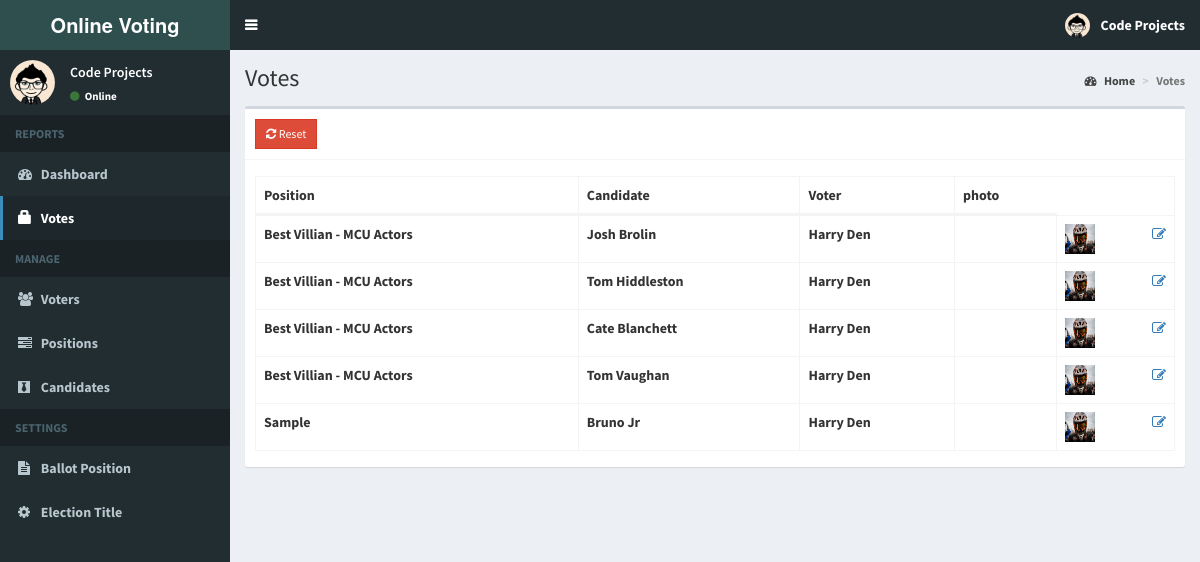
Screenshot of /admin/votes.php (signed in) with the database file from the repository.
### tables this page shows
CREATE TABLE IF NOT EXISTS `votes` (
`id` int(11) NOT NULL,
  `voters_id` int(11) NOT NULL,
  `candidate_id` int(11) NOT NULL,
  `photo` varchar(150) NOT NULL,
  `position_id` int(11) NOT NULL
);

CREATE TABLE IF NOT EXISTS `positions` (
`id` int(11) NOT NULL,
  `description` varchar(50) NOT NULL,
  `max_vote` int(11) NOT NULL,
  `priority` int(11) NOT NULL
);

CREATE TABLE IF NOT EXISTS `candidates` (
`id` int(11) NOT NULL,
  `position_id` int(11) NOT NULL,
  `firstname` varchar(30) NOT NULL,
  `lastname` varchar(30) NOT NULL,
  `photo` varchar(150) NOT NULL,
  `mobile_no` varchar(10) NOT NULL,
  `platform` text NOT NULL
);

CREATE TABLE IF NOT EXISTS `voters` (
`id` int(11) NOT NULL,
  `voters_id` varchar(15) NOT NULL,
  `password` varchar(60) NOT NULL,
  `firstname` varchar(30) NOT NULL,
  `lastname` varchar(30) NOT NULL,
  `mobile_no` varchar(10) NOT NULL,
  `photo` varchar(150) NOT NULL
);

### admin/includes/session.php (called while the page is built, shortened)
<?php
	include 'includes/conn.php';
	$sql = "SELECT * FROM admin WHERE id = '".$_SESSION['admin']."'";
	$query = $conn->query($sql);
	$user = $query->fetch_assoc();
?>

### admin/votes.php (the view, shortened to what this page needs)
<?php include 'includes/session.php'; ?>
<?php include 'includes/header.php'; ?>
<body class="hold-transition skin-blue sidebar-mini">
<div class="wrapper">
  <?php include 'includes/navbar.php'; ?>
  <?php include 'includes/menubar.php'; ?>
  <div class="content-wrapper">
    <section class="content-header">
      <h1>
        Votes
      </h1>
      <ol class="breadcrumb">
        <li><a href="#"><i class="fa fa-dashboard"></i> Home</a></li>
        <li class="active">Votes</li>
      </ol>
    </section>
    <section class="content">
      <div class="row">
        <div class="col-xs-12">
          <div class="box">
            <div class="box-header with-border">
              <a href="#reset" data-toggle="modal" class="btn btn-danger btn-sm btn-flat"><i class="fa fa-refresh"></i> Reset</a>
            </div>
            <div class="box-body">
              <table id="example1" class="table table-bordered">
                <thead>
                  <th>Position</th>
                  <th>Candidate</th>
                  <th>Voter</th>
                  <th>photo</th>
                </thead>
                <tbody>
                  <?php
                    $sql = "SELECT *, candidates.firstname AS canfirst, candidates.lastname AS canlast, voters.firstname AS votfirst, voters.lastname AS votlast FROM votes LEFT JOIN positions ON positions.id=votes.position_id LEFT JOIN candidates ON candidates.id=votes.candidate_id LEFT JOIN voters ON voters.id=votes.voters_id ORDER BY positions.priority ASC";
                    $query = $conn->query($sql);
                    while($row = $query->fetch_assoc()){
                      $image = (!empty($row['photo'])) ? '../images/'.$row['photo'] : '../images/profile.jpg';
                      echo "
                        <tr>
                          <td class='hidden'></td>
                          <td>".$row['description']."</td>
                          <td>".$row['canfirst'].' '.$row['canlast']."</td>
                          <td>".$row['votfirst'].' '.$row['votlast']."</td>
                          <td>".$row['candidate photo'].' '.$row['candidate photo']."</td>
                          <td>
                            <img src='".$image."' width='30px' height='30px'>
                            <a href='#edit_photo' data-toggle='modal' class='pull-right photo' data-id='".$row['canid']."'><span class='fa fa-edit'></span></a>
                          </td>
                        </tr>
                      ";
                    }
                  ?>
                </tbody>
              </table>
            </div>
          </div>
        </div>
      </div>
    </section>
  </div>
</div>
</body>
</html>

### admin/includes/navbar.php (shortened to what this page needs)
<header class="main-header">
  <a href="home.php" class="logo">
    <span class="logo-lg"><b>Online Voting System using Blockchain</span>
  </a>
  <nav class="navbar navbar-static-top">
    <a href="#" class="sidebar-toggle" data-toggle="push-menu" role="button">
    </a>
    <div class="navbar-custom-menu">
      <ul class="nav navbar-nav">
        <li class="dropdown user user-menu">
          <a href="#" class="dropdown-toggle" data-toggle="dropdown">
            <img src="<?php echo (!empty($user['photo'])) ? '../images/'.$user['photo'] : '../images/profile.jpg'; ?>" class="user-image" alt="User Image">
            <span class="hidden-xs"><?php echo $user['firstname'].' '.$user['lastname']; ?></span>
          </a>
        </li>
      </ul>
    </div>
  </nav>
</header>

### admin/includes/menubar.php (shortened to what this page needs)
<aside class="main-sidebar">
  <section class="sidebar">
    <div class="user-panel">
      <div class="pull-left image">
        <img src="<?php echo (!empty($user['photo'])) ? '../images/'.$user['photo'] : '../images/profile.jpg'; ?>" class="img-circle" alt="User Image">
      </div>
      <div class="pull-left info">
        <p><?php echo $user['firstname'].' '.$user['lastname']; ?></p>
        <a><i class="fa fa-circle text-success"></i> Online</a>
      </div>
    </div>
    <ul class="sidebar-menu" data-widget="tree">
      <li class="header">REPORTS</li>
      <li class=""><a href="home.php"><i class="fa fa-dashboard"></i> <span>Dashboard</span></a></li>
      <li class=""><a href="votes.php"><span class="glyphicon glyphicon-lock"></span> <span>Votes</span></a></li>
      <li class="header">MANAGE</li>
      <li class=""><a href="voters.php"><i class="fa fa-users"></i> <span>Voters</span></a></li>
      <li class=""><a href="positions.php"><i class="fa fa-tasks"></i> <span>Positions</span></a></li>
      <li class=""><a href="candidates.php"><i class="fa fa-black-tie"></i> <span>Candidates</span></a></li>
      <li class="header">SETTINGS</li>
      <li class=""><a href="ballot.php"><i class="fa fa-file-text"></i> <span>Ballot Position</span></a></li>
      <li class=""><a href="#config" data-toggle="modal"><i class="fa fa-cog"></i> <span>Election Title</span></a></li>
    </ul>
  </section>
</aside>

### rows the page displays
votes: position.description "Best Villian - MCU Actors", candidate.firstname "Josh", candidate.lastname "Brolin", voters.firstname "Harry", voters.lastname "Den", voters.photo (picture)
votes: position.description "Best Villian - MCU Actors", candidate.firstname "Tom", candidate.lastname "Hiddleston", voters.firstname "Harry", voters.lastname "Den", voters.photo (picture)
votes: position.description "Best Villian - MCU Actors", candidate.firstname "Cate", candidate.lastname "Blanchett", voters.firstname "Harry", voters.lastname "Den", voters.photo (picture)
votes: position.description "Best Villian - MCU Actors", candidate.firstname "Tom", candidate.lastname "Vaughan", voters.firstname "Harry", voters.lastname "Den", voters.photo (picture)
votes: position.description "Sample", candidate.firstname "Bruno", candidate.lastname "Jr", voters.firstname "Harry", voters.lastname "Den", voters.photo (picture)

### other values shown
$user['firstname'] "Code"
$user['lastname'] "Projects"
